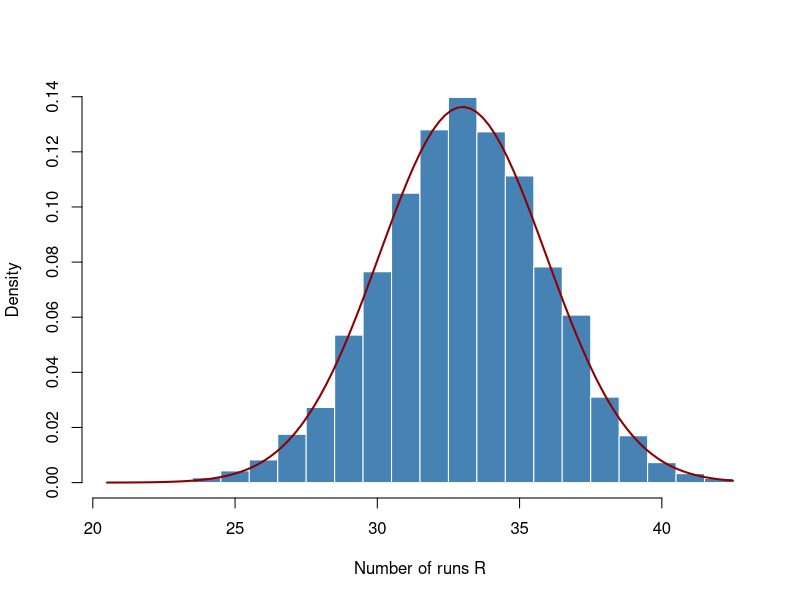

This figure's R source:
## ---- chunk 1
knitr::opts_chunk$set(echo = FALSE, warning = FALSE, message = FALSE, fig.align = "center")
## ---- chunk 2
count_runs <- function(u) {
  s <- sign(diff(u)); s <- s[s != 0]
  1 + sum(s[-1] != s[-length(s)])
}
set.seed(1)
n <- 50
r <- replicate(4000, count_runs(runif(n)))
hist(r, breaks = seq(min(r) - 0.5, max(r) + 0.5, 1), freq = FALSE,
     col = "steelblue", border = "white", main = "", xlab = "Number of runs R")
curve(dnorm(x, mean = (2 * n - 1) / 3, sd = sqrt((16 * n - 29) / 90)),
      add = TRUE, col = "darkred", lwd = 2)
